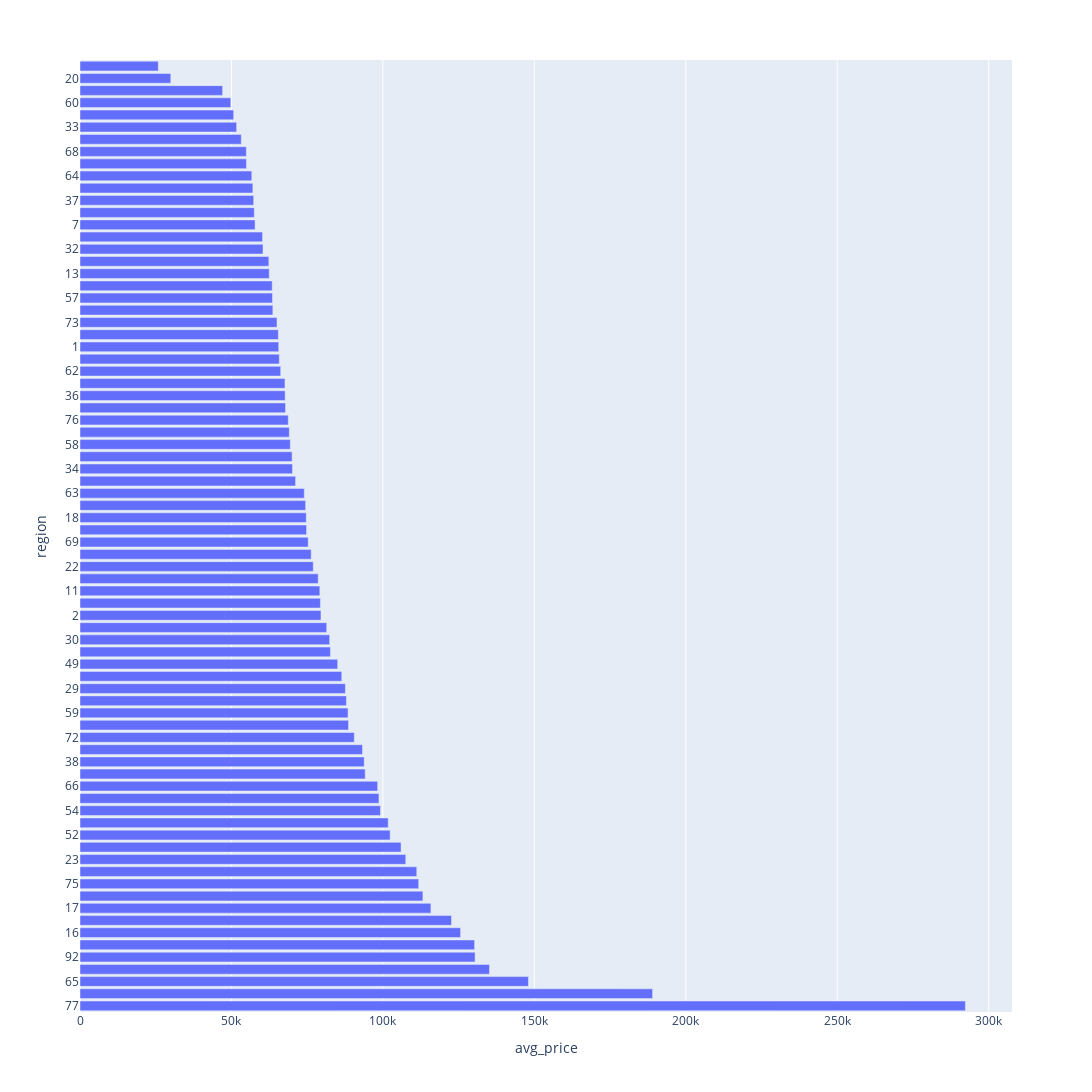

The cell this chart's notebook holds for it:
### Code cell
# Столбиковая диаграмма
fig = px.bar(df_region_avg, x="avg_price", y="region", width=1200, height=1600)

fig.show()

### Figure 1 — Plotly figure (JSON) as saved in the notebook; plotly's stock layout.template omitted (floating-point values rounded to 4 significant figures)
{"data": [{"alignmentgroup": "True", "hovertemplate": "avg_price=%{x}<br>region=%{y}<extra></extra>", "legendgroup": "", "marker": {"color": "#636efa", "pattern": {"shape": ""}}, "name": "", "offsetgroup": "", "orientation": "h", "showlegend": false, "textposition": "auto", "type": "bar", "x": [292299, 189030, 148033, 135181, 130431, 130275, 125638, 122655, 115839, 113202, 111810, 111174, 107546, 105989, 102391, 101749, 99194, 98689, 98267, 94150, 93819, 93268, 90550, 88650, 88488, 87945, 87615, 86414, 85070, 82683, 82419, 81442, 79550, 79364, 79179, 78639, 76999, 76331, 75332, 74794, 74696, 74481, 74032, 71179, 70146, 70019, 69432, 69097, 68755, 67857, 67728, 67665, 66261, 65798, 65612, 65484, 65034, 63670, 63553, 63455, 62475, 62349, 60410, 60261, 57802, 57538, 57339, 57065, 56715, 54954, 54915, 53239, 51709, 50730, 49781, 47084, 29971, 25844], "xaxis": "x", "y": ["77", "78", "65", "50", "92", "25", "16", "47", "17", "28", "75", "14", "23", "27", "52", "91", "54", "86", "66", "89", "38", "10", "72", "39", "59", "61", "29", "31", "49", "24", "30", "4", "2", "71", "11", "70", "22", "40", "69", "43", "18", "26", "63", "46", "34", "19", "58", "53", "76", "55", "36", "44", "62", "48", "1", "21", "73", "74", "57", "3", "13", "42", "32", "56", "7", "12", "37", "45", "64", "67", "68", "35", "33", "8", "60", "15", "20", "5"], "yaxis": "y"}], "layout": {"barmode": "relative", "height": 1600, "legend": {"tracegroupgap": 0}, "margin": {"t": 60}, "width": 1200, "xaxis": {"anchor": "y", "domain": [0, 1], "title": {"text": "avg_price"}}, "yaxis": {"anchor": "x", "domain": [0, 1], "title": {"text": "region"}}}}
